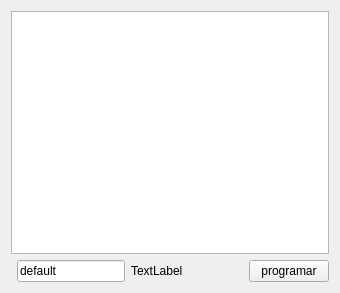
<?xml version="1.0" encoding="UTF-8"?>
<ui version="4.0">
 <class>prog_menu</class>
 <widget class="QWidget" name="prog_menu">
  <property name="geometry">
   <rect>
    <x>0</x>
    <y>0</y>
    <width>340</width>
    <height>293</height>
   </rect>
  </property>
  <property name="windowTitle">
   <string>Form</string>
  </property>
  <layout class="QGridLayout" name="gridLayout">
   <item row="2" column="1">
    <widget class="QLineEdit" name="lineEdit">
     <property name="text">
      <string>default</string>
     </property>
    </widget>
   </item>
   <item row="2" column="3">
    <spacer name="horizontalSpacer">
     <property name="orientation">
      <enum>Qt::Horizontal</enum>
     </property>
     <property name="sizeHint" stdset="0">
      <size>
       <width>40</width>
       <height>20</height>
      </size>
     </property>
    </spacer>
   </item>
   <item row="2" column="4">
    <widget class="QPushButton" name="pushButton">
     <property name="text">
      <string>programar</string>
     </property>
    </widget>
   </item>
   <item row="0" column="0" colspan="5">
    <widget class="QTextBrowser" name="textBrowser"/>
   </item>
   <item row="2" column="2">
    <widget class="QLabel" name="label">
     <property name="text">
      <string>TextLabel</string>
     </property>
    </widget>
   </item>
  </layout>
 </widget>
 <resources/>
 <connections/>
</ui>
